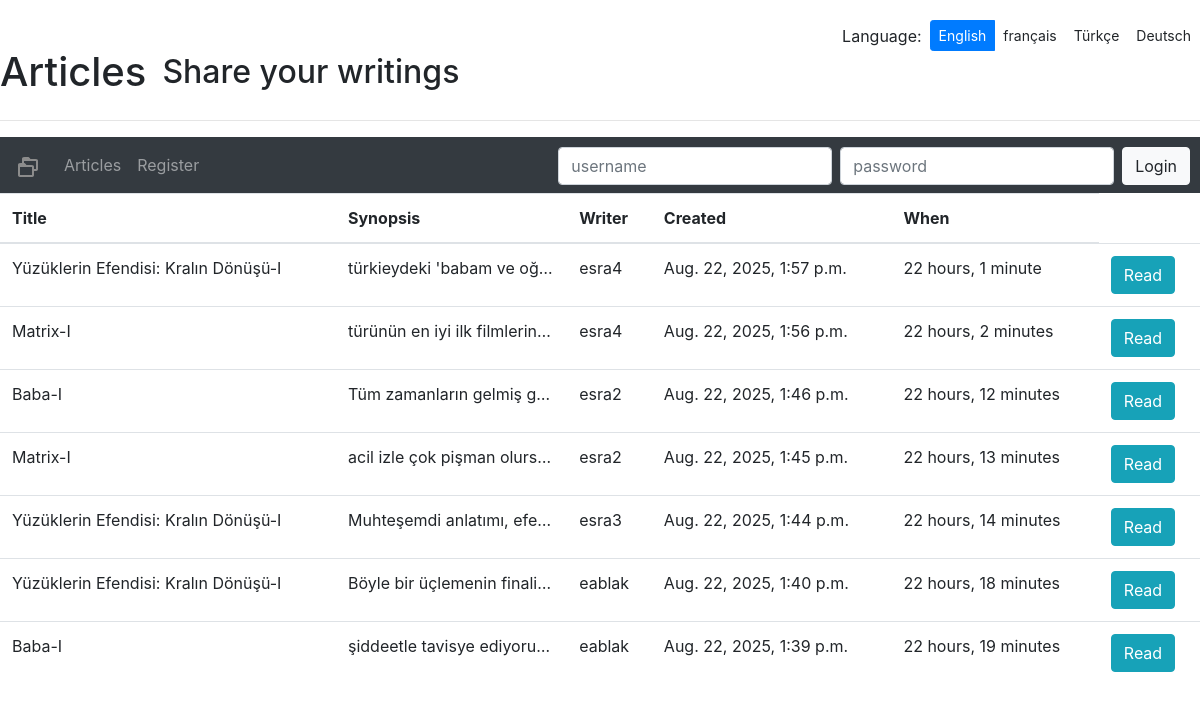
Page /en/articles on the committed database.
### article_app/models.py (models this page shows, shortened)
class Article(models.Model):
    title = models.CharField(max_length=64, null=False)
    author = models.ForeignKey(User, null=False, on_delete=models.CASCADE)
    created = models.DateTimeField(auto_now_add=True)
    synopsis = models.CharField(max_length=312, null=False)
    content = models.TextField(null=False)

### article_app/views.py (the view)
# urls.py: path("articles", views.ArticleView.as_view(), name="articles"),
class ArticleView(generic.ListView):
    model = Article
    template_name = "article_app/article_list.html"
    ordering = ['-created']

### article_app/templates/article_app/article_list.html (shortened to what this page needs)
{% extends "base.html" %}
{% load i18n %}
{% block content %}
  <table class="table">
    <thead>
      <tr>
        <th>{% trans "Title" %}</th>
        <th>{% trans "Synopsis" %}</th>
        <th>{% trans "Writer" %}</th>
        <th>{% trans "Created" %}</th>
        <th>{% trans "When" %}</th>
        </tr>
    </thead>
    <tbody>
      {% for article in article_list %}
            <tr>
                <td>{{ article.title }}</td>
                <td>{{ article.synopsis }}</td>
                <td>{{ article.author.username }}</td>
                <td>{{ article.created }}</td>
                <td>{{ article.created|timesince }}</td>
                <td>
                  <form method="get" action="{% url 'article_detail' article.pk %}">
                      <button type="submit" class="btn btn-info">Read</button>
                  </form>
              </td>
          </tr>
          {% empty %}
          <tr>
              <td colspan="4">No articles yet.</td>
          </tr>
          {% endfor %}
    </tbody>
  </table>
{% endblock %}

### article_app/templates/base.html (shortened to what this page needs)
{% load i18n %}
<!DOCTYPE html>
<html lang="en">
<head>
    <link rel="stylesheet" href="https://cdn.jsdelivr.net/npm/bootstrap@4.6.2/dist/css/bootstrap.min.css">
    <link rel="stylesheet" href="https://stackpath.bootstrapcdn.com/bootstrap/4.1.1/css/bootstrap.min.css">
</head>
<body>
    <br><br>
    <div class="d-flex align-items-center">
        <h1 class="mr-3">{% trans "Articles" %}</h1>
        <h2>{% trans "Share your writings" %}</h2>
    </div>
    <hr>
    {% get_current_language as CURRENT_LANGUAGE %}
    {% get_available_languages as AVAILABLE_LANGUAGES %}
    {% get_language_info_list for AVAILABLE_LANGUAGES as languages %}
    <div align="left" class="languages d-flex justify-content-start align-items-center mb-2" style="position: fixed; top: 20px; right: 0;">
        <p class="mb-0 mr-2">{% trans "Language" %}:</p>
        <div class="btn-group" role="group">
            {% for language in languages %}
                <a href="/{{ language.code }}{{ request.get_full_path|slice:'3:' }}"
                class="btn btn-sm {% if language.code == CURRENT_LANGUAGE %}btn-primary class="active"{% endif %}">
                {{ language.name_local }}
                </a>
            {% endfor %}
        </div>
    </div>
    <nav class="navbar navbar-expand-lg navbar-dark bg-dark">
    <a class="navbar-brand" href="articles">
        <img src="../static/images/Folders.svg" alt="" width="" height="" alt="">
    </a>
    <div class="collapse navbar-collapse" id="navbarSupportedContent">
        <ul class="navbar-nav mr-auto">
        {% if user.is_authenticated %}
        <li class="nav-item">
            <a class="nav-link" href="{% url 'articles' %}">{% trans "Articles" %}</a>
        </li>
        <li class="nav-item">
            <a class="nav-link" href="{% url 'favourites' %}">{% trans "Favourites" %}</a>
        </li>
        <li class="nav-item">
            <a class="nav-link" href="{% url 'publications' %}">{% trans "Publications" %}</a>
        </li>
        </ul>
        <div style="position: absolute; top: 10px; right: 10px;">
            <form method="post" action="{% url 'logout' %}" class="d-flex align-items-center">
                {% csrf_token %}
                    <span class="nav-link" style="color: rgba(255,255,255,.5)">{% trans "Logged as " %}{{ user.username }}</span>
                    <button type="submit" class="nav-link btn" style="color: rgba(255,255,255,.5)">{% trans "Logout" %}</button>
            </form>
        </div>
        {% else %}
            <li class="nav-item">
                <a class="nav-link" href="{% url 'articles' %}">{% trans "Articles" %}</a>
            </li>
            <li class="nav-item">
                <a class="nav-link" href="{% url 'register' %}">{% trans "Register" %}</a>
            </li>
            <div style="position: absolute; top: 10px; right: 10px;">
                    <ul class="navbar-nav ml-auto">
                    <li class="nav-item">
                        <form method="post" action="{% url 'login' %}" class="form-inline">
                            <input class="form-control mr-2" type="text" name="username" placeholder="{% trans 'username' %}">
                            <input class="form-control mr-2" type="password" name="password" placeholder="{% trans 'password' %}">
                            <button type="submit" class="btn btn-light">{% trans "Login" %}</button>
                        </form>
                    </li>
                </ul>
            </div>
        {% endif %}
    </div>
    </nav>
    {% block content %}
    {% endblock %}
</body>
</html>

### article_app/templates/article_app/article_list.html (style rules this page uses)
.table td:nth-child(2) { max-width: 20ch; overflow: hidden; white-space: nowrap; text-overflow: ellipsis; }

### rows in the picture
Article: title "Yüzüklerin Efendisi: Kralın Dönüşü-I", synopsis "türkieydeki 'babam ve oğ…", author.username "esra4", created "Aug. 22, 2025, 1:57 p.m.", created "22 hours, 1 minute"
Article: title "Matrix-I", synopsis "türünün en iyi ilk filmlerin…", author.username "esra4", created "Aug. 22, 2025, 1:56 p.m.", created "22 hours, 2 minutes"
Article: title "Baba-I", synopsis "Tüm zamanların gelmiş g…", author.username "esra2", created "Aug. 22, 2025, 1:46 p.m.", created "22 hours, 12 minutes"
Article: title "Matrix-I", synopsis "acil izle çok pişman olursun", author.username "esra2", created "Aug. 22, 2025, 1:45 p.m.", created "22 hours, 13 minutes"
Article: title "Yüzüklerin Efendisi: Kralın Dönüşü-I", synopsis "Muhteşemdi anlatımı, efe…", author.username "esra3", created "Aug. 22, 2025, 1:44 p.m.", created "22 hours, 14 minutes"
Article: title "Yüzüklerin Efendisi: Kralın Dönüşü-I", synopsis "Böyle bir üçlemenin finali…", author.username "eablak", created "Aug. 22, 2025, 1:40 p.m.", created "22 hours, 18 minutes"
Article: title "Baba-I", synopsis "şiddeetle tavisye ediyoru…", author.username "eablak", created "Aug. 22, 2025, 1:39 p.m.", created "22 hours, 19 minutes"

### other values in the picture
{{ language.name_local }} "English" "français" "Türkçe" "Deutsch"
